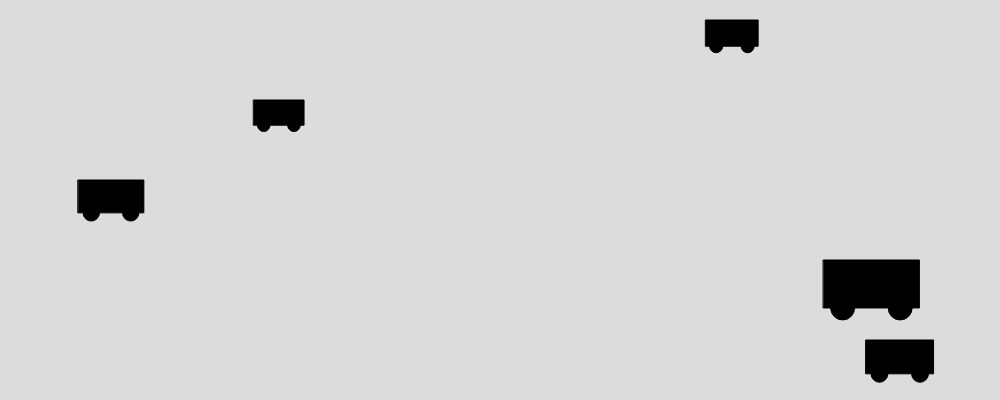
Frame 1 (no input)
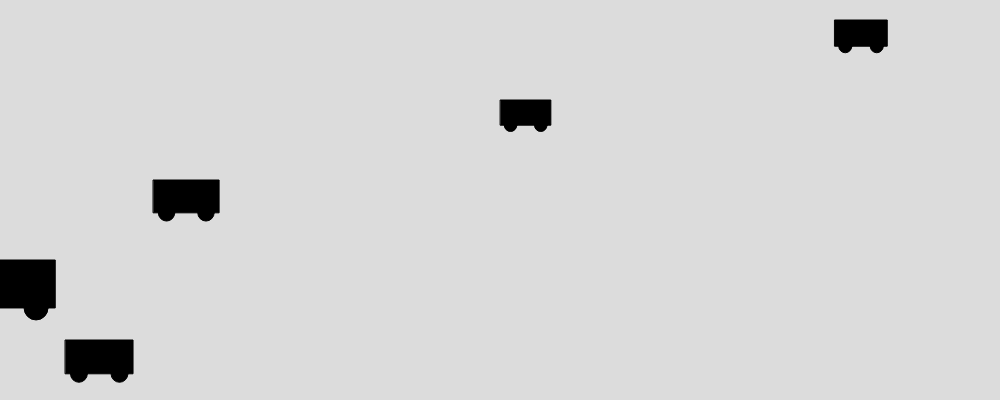
Frame 60 (no input)
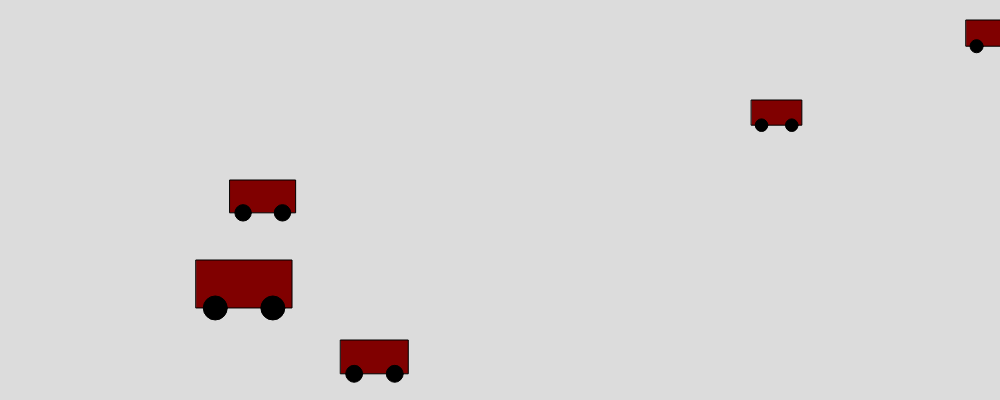
Frame 120 (the mouse pressed at the canvas centre since frame 60)

The p5.js sketch that drew these frames (run headless with seeded random() and noise() and a simulated clock; from frame 60 on, the mouse is pressed at the canvas centre):

// p5.js sketch
// ── sketch.js
let myCar;
let cars = [];
let count;

function setup() {
  createCanvas(1000, 400);
  count = 5;

  for(let i=0; i<count; i++){
    let tempCar = new Car(random(20,width-20), ((height/count)*i)+20, random(40,100), 
                          color(random(0,255), random(0,255), random(0,255)), random(1,5));
    cars.push(tempCar);
  }
}

function draw() {
  background(220);
  for(let i=0; i<count; i++){
    cars[i].show(map(mouseX,0,width,0,255));
    cars[i].move();
  }
}

// ── car.js
class Car{
    constructor(x,y,size,colour,speed){
        this.x = x;
        this.y = y;
        this.size = size;
        this.colour = colour;
        this.speed = speed;

    }

    show(colour){
        fill(colour,0,0);
        rect(this.x,this.y,this.size,this.size/2);
        fill("black");
        ellipse(this.x+this.size/5, this.y+this.size/2,this.size/4);
        ellipse(this.x+this.size-this.size/5, this.y+this.size/2,this.size/4);
    }

    move(){
        this.x += this.speed;
        if (this.x > width){
            this.x = 0 - this.size;
        }
    }
}
